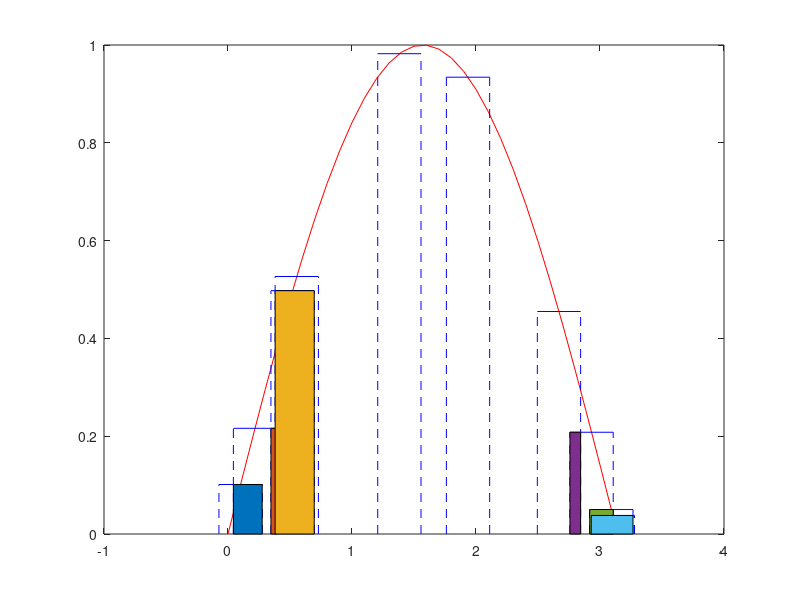

Write MATLAB code to recreate this figure.
clc;
clear;
a = 0;
b = pi;

print = ['Штриховка'];
disp(print);

figure('Name','Равномерное распределение');
func=@(x) sin(x);
func_integral = @(x) -cos(x);
x = a:0.1:b;
y = func(x);
plot(x,y,'-r');hold on;

n = 10;
u = (b - a) * rand(1, n) + a;
f = func(u);
M = sum(f)/n;
value = (b-a)*M;
real_value = func_integral(b) - func_integral(a);
    
u_2 = u;
for i = 1:n
    u_2(i) = u_2(i)^2;
end
M_2 = sum(u_2)/n;
D = M_2 - M^2;
inter = 1.96*sqrt(D)/sqrt(n);
alfa = log(abs(value-real_value))/log(1/n);
print = ['n = ', num2str(n), ' Настоящее значение: ',  num2str(real_value, '%.5f'), ' Доверительный интервал: [', num2str(value-inter), ', ', num2str(value+inter), ']',  ' Полученное значение: ', num2str(value, '%.5f'), ' alfa = ', num2str(alfa)];
disp(print);

u = sort(u);
h = ((b-a)/(n-1));
for i = 1:n
    x_g = [u(i) - h/2, u(i) - h/2];
    y_g = [0, func(u(i))];
    plot(x_g, y_g, '--b'); hold on;
    x_g = [u(i) + h/2, u(i) + h/2];
    y_g = [0, func(u(i))];
    plot(x_g, y_g, '--b'); hold on;
    x_g = [u(i) - h/2, u(i) + h/2];
    y_g = [func(u(i)), func(u(i))];
    plot(x_g, y_g, '-b'); hold on;
end

for i = 1:n-1
    if (func(u(i))) > 0
        if (u(i+1) - u(i)) < h
            
            x_l = u(i+1) - h/2;
            x_r = u(i) + h/2;
            temp_x = [x_l, x_r];
            if (func(u(i)) > func(u(i+1)))
                y_s = func(u(i+1));
            else
                y_s = func(u(i));
            end
            temp_y = [y_s, y_s];
            area(temp_x, temp_y);
        end
    else
        if (u(i+1) - u(i)) < h
            
            x_l = u(i+1) - h/2;
            x_r = u(i) + h/2;
            temp_x = [x_l, x_r];
            if (func(u(i)) > func(u(i+1)))
                y_s = func(u(i));
            else
                y_s = func(u(i+1));
            end
            temp_y = [y_s, y_s];
            area(temp_x, temp_y);
        end
    end
end